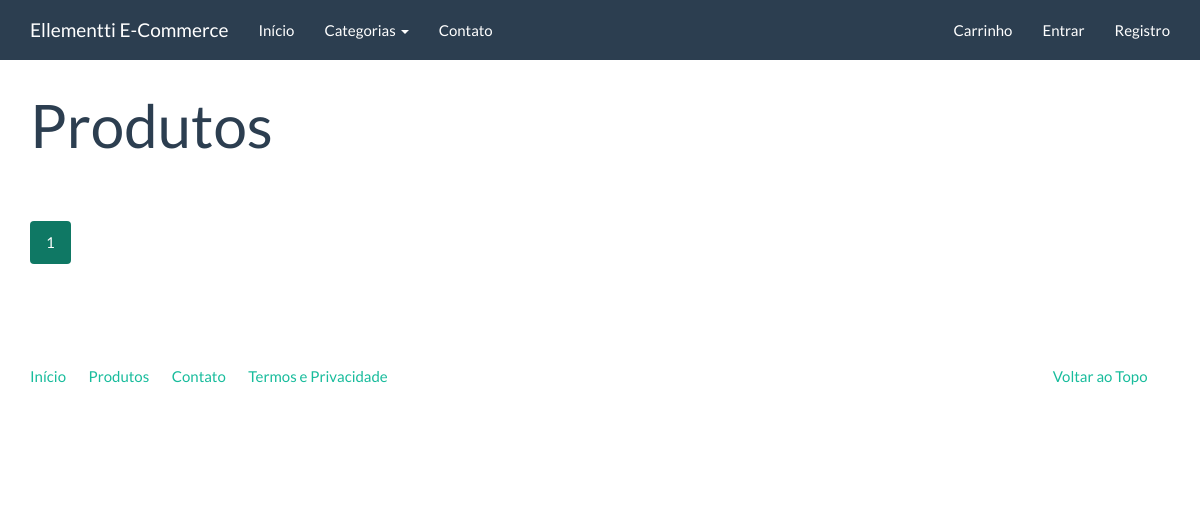
The page /catalogo/ on the database as committed earlier.
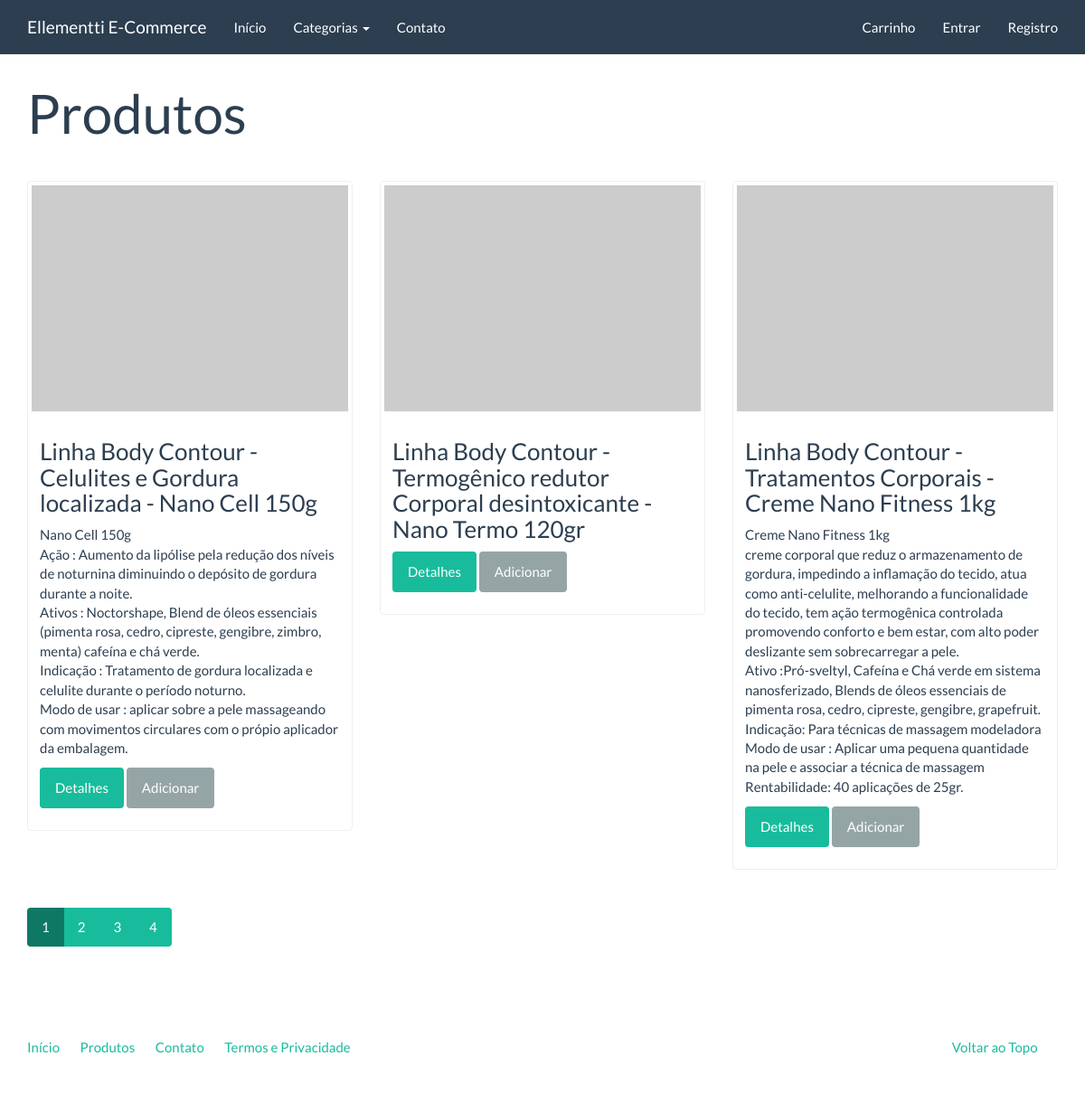
The same page on the database as committed later.
### catalog/models.py (models this page shows)
class Product(models.Model):
    name = models.CharField('Nome', max_length=100)
    slug = models.SlugField('Identificador', max_length=100)
    category = models.ForeignKey('catalog.Category', verbose_name='Categoria', on_delete=models.CASCADE)
    description = models.TextField('Descrição', blank=True)
    price = models.DecimalField('Preço', decimal_places=2, max_digits=8)
    created = models.DateTimeField('Criado em', auto_now_add=True)
    modified = models.DateTimeField('Modificado em', auto_now=True)
    class Meta:
        verbose_name = 'Produto'
        verbose_name_plural = 'Produtos'
        ordering = ['name']
    def __str__(self):
        return self.name
    def get_absolute_url(self):
        return reverse('catalog:product', kwargs={'slug': self.slug})

### catalog/views.py (the view)
class ProductListView(generic.ListView):
    model = Product
    template_name = 'catalog/product_list.html'
    context_object_name = 'products'
    paginate_by = 3

### catalog/context_processors.py (called while the page is built)
def categories(request):
    return {
        'categories': Category.objects.all()
    }

### catalog/models.py (called while the page is built)
    def __str__(self):
        return self.name

    def get_absolute_url(self):
        return reverse('catalog:category', kwargs={'slug': self.slug})

### core/templatetags/pagination.py (called while the page is built)
@register.inclusion_tag('pagination.html')
def pagination(request, paginator, page_obj):
    context = {}
    context['paginator'] = paginator
    context['request'] = request
    context['page_obj'] = page_obj
    getvars = request.GET.copy()
    if 'page' in getvars:
        del getvars['page']
    if len(getvars) > 0:
        context['getvars'] = '&{0}'.format(getvars.urlencode())
    else:
        context['getvars'] = ''
    return context

### catalog/templates/catalog/product_list.html (shortened to what this page needs)
{% extends "base.html" %}
{% load pagination %}
{% block container %}
<div class="page-header">
    <h1>Produtos</h1>
</div>
<div class="row">
    {% for product in products %}
    {% include "catalog/_product.html" %}
    {% endfor %}
</div>
{% pagination request paginator page_obj %}
{% endblock %}

### catalog/templates/catalog/_product.html
<div class="col-sm-6 col-md-4">
    <div class="thumbnail">
        <a href="{{ product.get_absolute_url }}">
            <img src="http://placehold.it/350x250" alt="" />
        </a>
        <div class="caption">
            <h3>{{ product }}</h3>
            {{ product.description|linebreaks }}
            <p><a href="{{ product.get_absolute_url }}" class="btn btn-success" role="button">Detalhes</a> <a href="{% url 'checkout:create_cartitem' product.slug %}" class="btn btn-default" role="button">Adicionar</a></p>
        </div>
    </div>
</div>

Rows that differ between the two databases and show on the page:
added Product: name "Linha Body Contour - Celulites e Gordura localizada - Nano Cell 150g", description "Nano Cell 150g Ação : Aumento da lipólise pela redução dos níveis de noturnina diminuindo o depósito de gordura durante a noite. Ativos : Noctorshape, Blend de óleos essenciais (pimenta rosa, cedro, cipreste, gengibre, zimbro, menta) cafeína e chá verde. Indicação : Tratamento de gordura localizada e celulite durante o período noturno. Modo de usar : aplicar sobre a pele massageando com movimentos circulares com o própio aplicador da embalagem."
added Product: name "Linha Body Contour - Termogênico redutor Corporal desintoxicante - Nano Termo 120gr"
added Product: name "Linha Body Contour - Tratamentos Corporais - Creme Nano Fitness 1kg", description "Creme Nano Fitness 1kg creme corporal que reduz o armazenamento de gordura, impedindo a inflamação do tecido, atua como anti-celulite, melhorando a funcionalidade do tecido, tem ação termogênica controlada promovendo conforto e bem estar, com alto poder deslizante sem sobrecarregar a pele. Ativo :Pró-sveltyl, Cafeína e Chá verde em sistema nanosferizado, Blends de óleos essenciais de pimenta rosa, cedro, cipreste, gengibre, grapefruit. Indicação: Para técnicas de massagem modeladora Modo de usar : Aplicar uma pequena quantidade na pele e associar a técnica de massagem Rentabilidade: 40 aplicações de 25gr."
Other text that changed with them:
new list line: "2"
new list line: "3"
new list line: "4"
